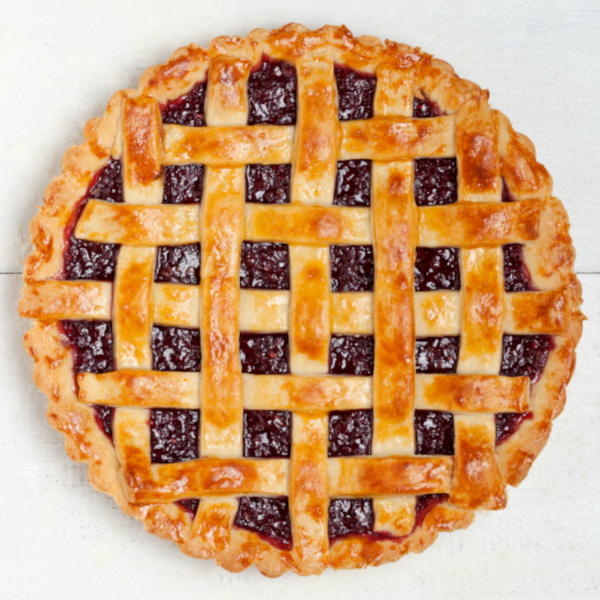
#> input picture old/2cource/Images/pie.png, 600 x 600 px
$ python slice.py
#> lines starting #> are read from the running program, lines starting #| are printed output that depends on the picture
#!/bin/python
from PIL import Image
import numpy as np

image = Image.open("pie.png")
#> image is the input picture: PIL image 600x600 RGBA; mean R, G, B, A 206.4, 163.3, 122.1, 254

width, height = image.size
#> width = 600; height = 600

pixels = np.array(image)

pixels = pixels[: , : , :-1]

N = 7

steps = [width//N+1] * (width%N) + [width//N] * (N-width%N)
#> steps = [86, 86, 86, 86, 86, 85, 85]

pieces, offset = [], 0
for step in steps:
    pieces.append((offset, offset+step))
    offset += step
#> after the loop, offset = 600

for i, piece in enumerate(pieces):
    pixels_piece = pixels[:, piece[0]:piece[1]]
    new_image = Image.fromarray(pixels_piece)
    new_image.save(f'piece_{i+1}.jpg')
#> this loop made 7 passes
#> pass 1, `pixels_piece = pixels[:, piece[0]:piece[1]]`:
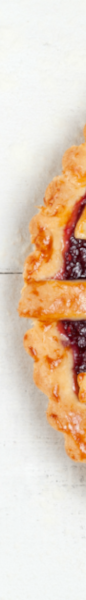
#> pixels_piece: shape (600, 86, 3); mean R, G, B 228.3, 207.8, 188
#> pass 2, `pixels_piece = pixels[:, piece[0]:piece[1]]`:
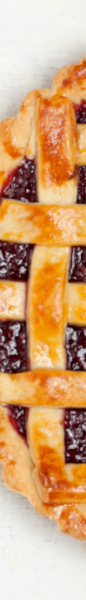
#> pixels_piece: shape (600, 86, 3); mean R, G, B 210.5, 165.4, 120.7
#> pass 3, `pixels_piece = pixels[:, piece[0]:piece[1]]`:
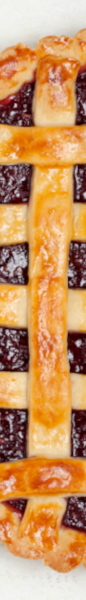
#> pixels_piece: shape (600, 86, 3); mean R, G, B 200.9, 148.8, 98.2
#> after the loop:
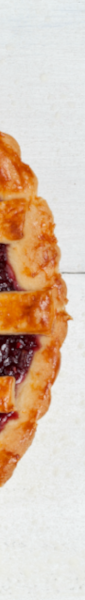
#> new_image: PIL image 85x600 RGB; mean R, G, B 218.8, 195.9, 176.1


# for i in range(7):
#     pixels[i:10:5]

# # pixels = np.transpose(pixels, axes=(1,0,2))

# new_image = Image.fromarray(pixels)

# new_image.save('new_owl.jpg')

# def encode():

# 1) Кодировать сову
# 2) Повернуть сову на 90
# 3) Декодировать сову

$ run again, with old/2cource/Images/cow.jpg saved as old/2cource/Images/pie.png
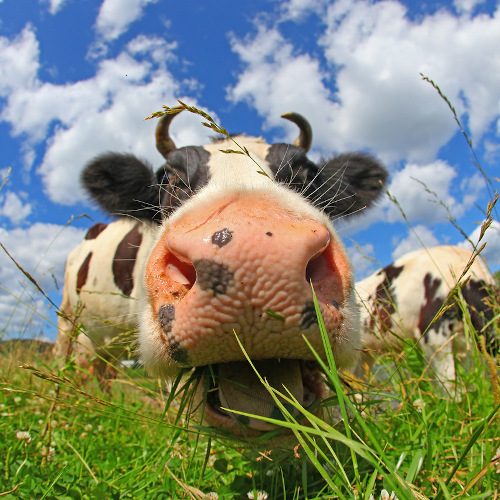
#> input picture old/2cource/Images/cow.jpg, 500 x 500 px
#> image is the input picture: PIL image 500x500 RGB; mean R, G, B 131.3, 137.4, 118.7
#> the loop `for i, piece in enumerate(pieces):` made 7 passes
#> pass 1, `new_image = Image.fromarray(pixels_piece)`:
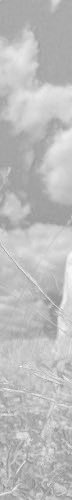
#> new_image: PIL image 72x500 LA; mean R, G, B, A 130.8, 130.8, 130.8, 151.4; transparent parts drawn white
#> after the loop `for i, piece in enumerate(pieces):`:
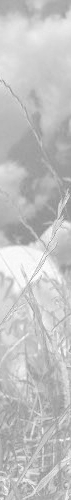
#> new_image: PIL image 71x500 LA; mean R, G, B, A 137.3, 137.3, 137.3, 151.9; transparent parts drawn white

$ run again, with old/2cource/Images/owl.jpg saved as old/2cource/Images/pie.png
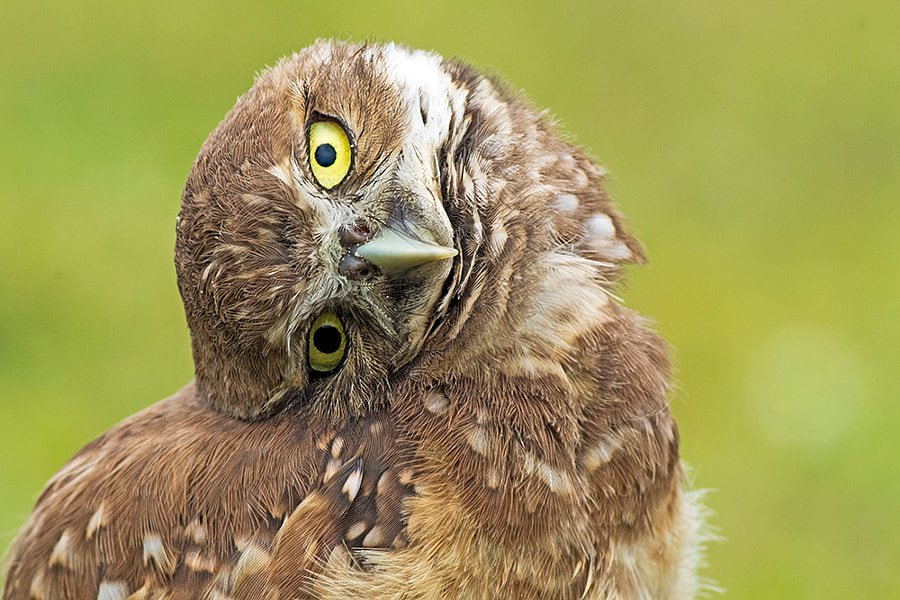
#> input picture old/2cource/Images/owl.jpg, 900 x 600 px
#> image is the input picture: PIL image 900x600 RGB; mean R, G, B 158.4, 151.1, 87.4
#> the loop `for i, piece in enumerate(pieces):` made 7 passes
#> pass 3, `new_image = Image.fromarray(pixels_piece)`:
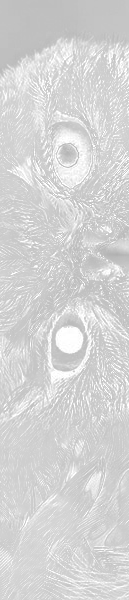
#> new_image: PIL image 129x600 LA; mean R, G, B, A 137.3, 137.3, 137.3, 119.9; transparent parts drawn white
#> after the loop `for i, piece in enumerate(pieces):`:
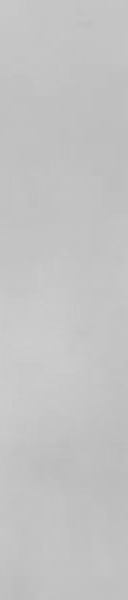
#> new_image: PIL image 128x600 LA; mean R, G, B, A 170, 170, 170, 179.9; transparent parts drawn white
